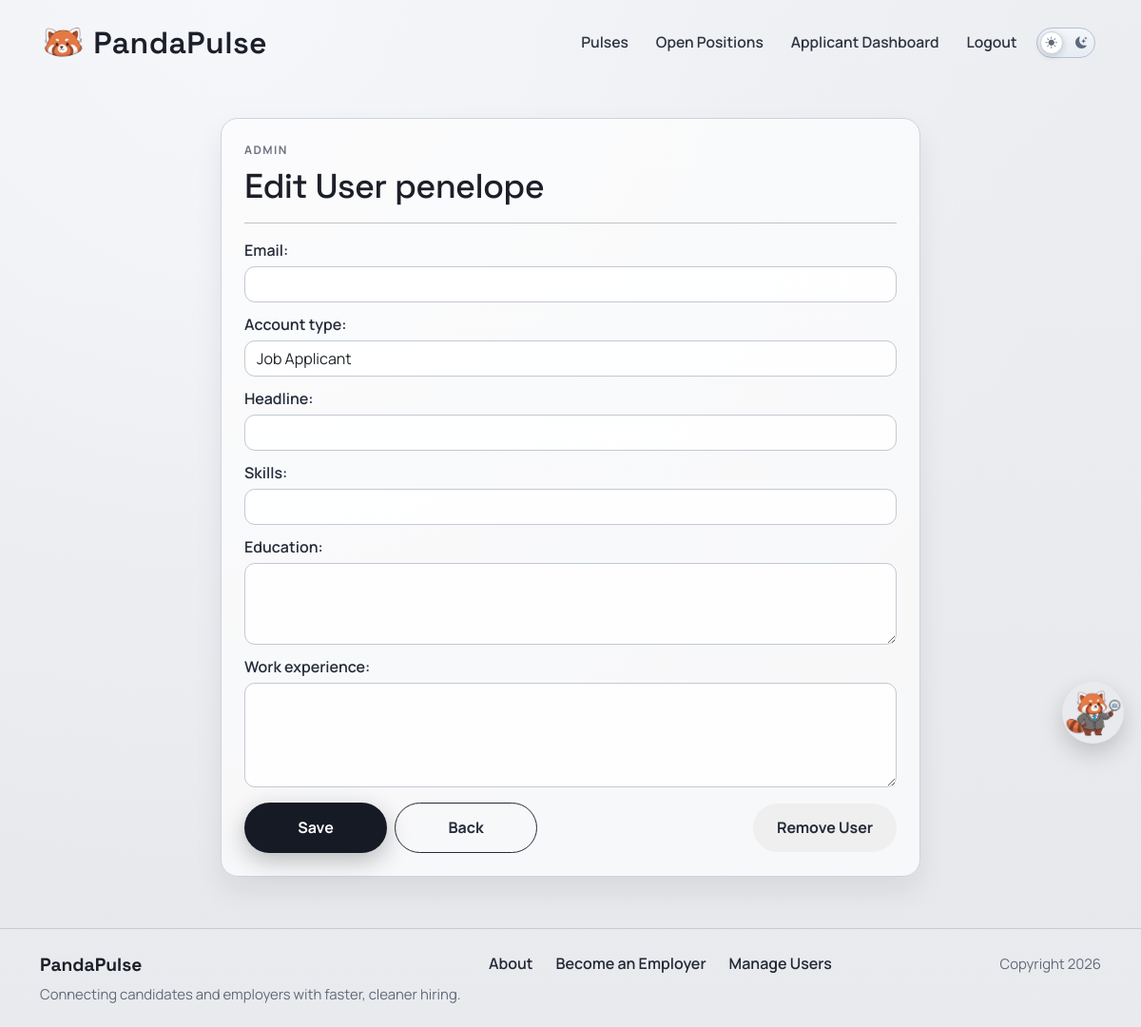
Page /accounts/edit_user/3/ (signed in) on the earlier database version.
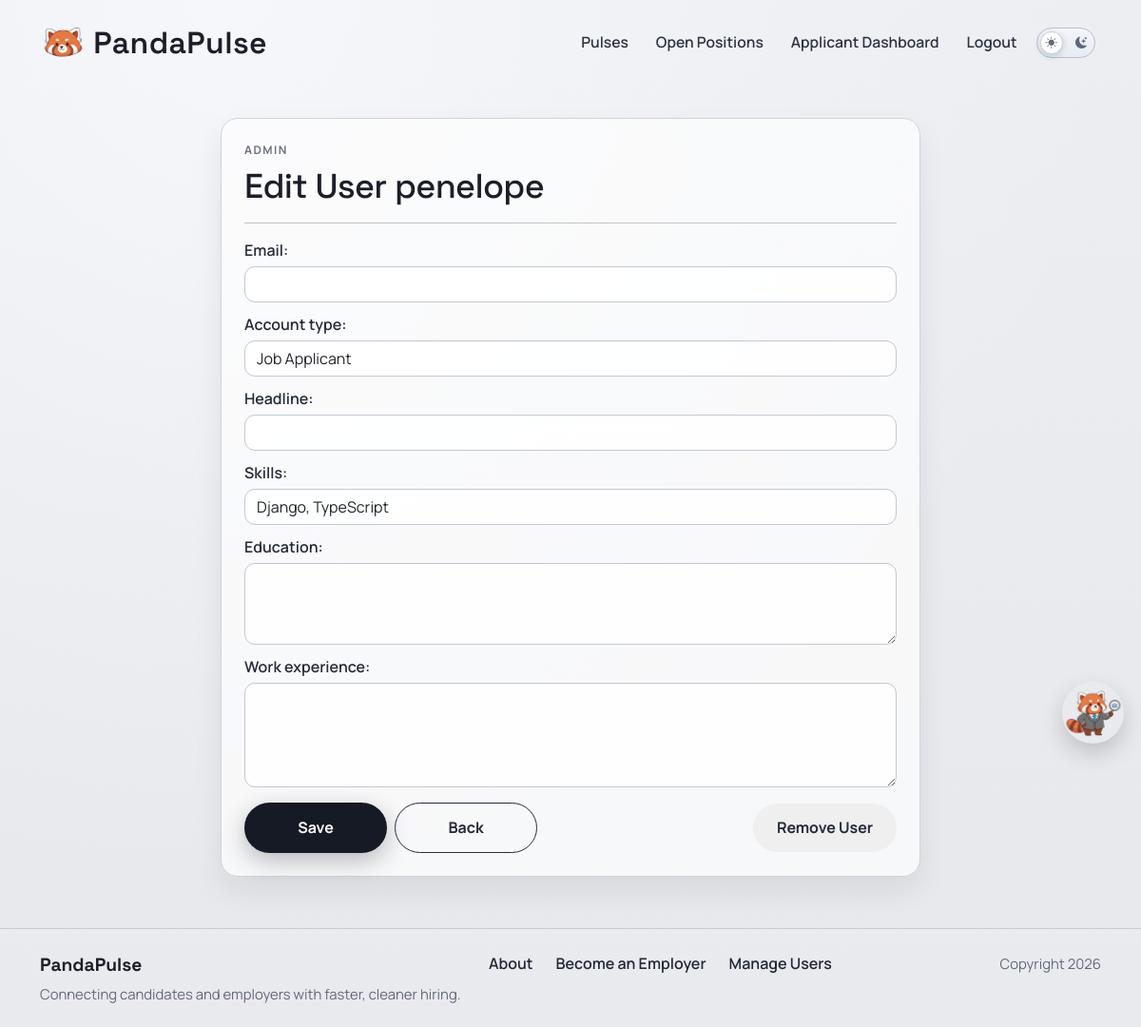
Same page on the later database version.
### accounts/models.py (models this page shows, shortened)
class Profile(models.Model):
    class AccountType(models.TextChoices):
        APPLICANT = "APPLICANT", "Job Applicant"
        EMPLOYER = "EMPLOYER", "Employer"
    user = models.OneToOneField(settings.AUTH_USER_MODEL, on_delete=models.CASCADE, related_name="profile")
    last_activity = models.DateTimeField(null=True, blank=True)
    is_typing = models.BooleanField(default=False)
    last_typing_update = models.DateTimeField(null=True, blank=True)
    account_type = models.CharField(
        max_length=20,
        choices=AccountType.choices,
        default=AccountType.APPLICANT
    )
    profile_picture = models.ImageField(
        upload_to="profile_pics/",
        blank=True,
        null=True
    )
    headline = models.CharField(max_length=120, blank=True)
    skills = models.CharField(max_length=300, blank=True)
    education = models.TextField(blank=True)
    work_experience = models.TextField(blank=True)
    location = models.CharField(max_length=255, blank=True)
    address_line_1 = models.CharField(max_length=255, blank=True)
    address_line_2 = models.CharField(max_length=255, blank=True)
    city = models.CharField(max_length=100, blank=True)
    state = models.CharField(max_length=100, blank=True)
    postal_code = models.CharField(max_length=20, blank=True)
    country = models.CharField(max_length=100, blank=True, default="United States")
    projects = models.TextField(blank=True)
    parsed_resume_skills = models.TextField(blank=True)
    company_name = models.CharField(max_length=120, blank=True)
    company_website = models.URLField(blank=True)
    company_description = models.TextField(blank=True)
    company_culture = models.TextField(blank=True)
    company_perks = models.TextField(blank=True)
    visible_to_recruiters = models.BooleanField(
        default=True,
        help_text="Allow recruiters to view your profile."
    )
    show_headline = models.BooleanField(default=True)
    show_skills = models.BooleanField(default=True)
    show_education = models.BooleanField(default=True)
    show_work_experience = models.BooleanField(default=True)
    show_links = models.BooleanField(default=True)
    hide_email_from_employers = models.BooleanField(default=False)
    created_at = models.DateTimeField(auto_now_add=True)

### accounts/views.py (the view)
# urls.py: path("edit_user/<int:user_id>/", views.edit_user, name="accounts.edit_user"),
@superuser_required
def edit_user(request, user_id):
    profile = get_object_or_404(Profile, id=user_id)
    if profile.user.is_superuser and not request.user.is_superuser:
        return redirect("accounts.manage_users")
    if request.method == "POST":
        form = ProfileEditForm(request.POST, request.FILES, instance=profile, user=profile.user)
        if form.is_valid():
            with transaction.atomic():
                prof = form.save(commit=False)
                if prof.account_type == Profile.AccountType.EMPLOYER:
                    prof.headline = prof.skills = prof.education = prof.work_experience = ""
                prof.save()
                submitted_email = (form.cleaned_data.get("email") or "").strip()
                if submitted_email and submitted_email != profile.user.email:
                    profile.user.email = submitted_email
                    profile.user.save(update_fields=["email"])
                messages.success(request, f"User {profile.user.username} updated.")
                return redirect("accounts.manage_users")
    else:
        form = ProfileEditForm(instance=profile, user=profile.user)
    return render(
        request,
        "accounts/edit_user.html",
        {"template_data": {"title": "Edit User", "form": form, "user": profile}},
    )

### accounts/context_processors.py (called while the page is built)
def can_post_job(request):
    if not request.user.is_authenticated:
        return {"can_post_job": False}
    is_employer = Profile.objects.filter(
        user=request.user,
        account_type=Profile.AccountType.EMPLOYER,
    ).exists()
    return {"can_post_job": is_employer}

### accounts/templates/accounts/edit_user.html (shortened to what this page needs)
{% extends 'base.html' %}
{% block content %}
<section class="page-shell">
  <div class="container">
    <div class="row justify-content-center">
      <div class="col-md-10 col-lg-8">
        <div class="surface-card">
          <p class="page-kicker mb-2">Admin</p>
          <h1 class="page-title page-title-sm">Edit User {{ template_data.user.user }}</h1>
          <hr />
          <form method="POST" id="edit-user-form">
            <div class="field-block">{{ template_data.form.email.label_tag }} {{ template_data.form.email }}</div>
            <div class="field-block">{{ template_data.form.account_type.label_tag }} {{ template_data.form.account_type }}</div>
            <div id="applicant_fields">
              <div class="field-block">{{ template_data.form.headline.label_tag }} {{ template_data.form.headline }}</div>
              <div class="field-block">{{ template_data.form.skills.label_tag }} {{ template_data.form.skills }}</div>
              <div class="field-block">{{ template_data.form.education.label_tag }} {{ template_data.form.education }}</div>
              <div class="field-block">{{ template_data.form.work_experience.label_tag }} {{ template_data.form.work_experience }}</div>
            </div>
          </form>
          <div class="form-actions mt-3 d-flex justify-content-between w-100">
            <div class="d-flex gap-2 flex-wrap">
              <button type="submit" form="edit-user-form" class="primary-btn border-0">Save</button>
              <a class="secondary-btn" href="{% url 'accounts.manage_users' %}">Back</a>
            </div>
            <form action="{% url 'accounts.remove_user' template_data.user.id %}" method="POST" class="ms-auto">
              <button type="submit" class="secondary-btn remove-user-btn border-0">Remove User</button>
            </form>
          </div>
        </div>
      </div>
    </div>
  </div>
</section>
{% endblock content %}

Differences in the rows shown:
changed Profile "Job Applicant": skills (not shown) → "Django, TypeScript"
